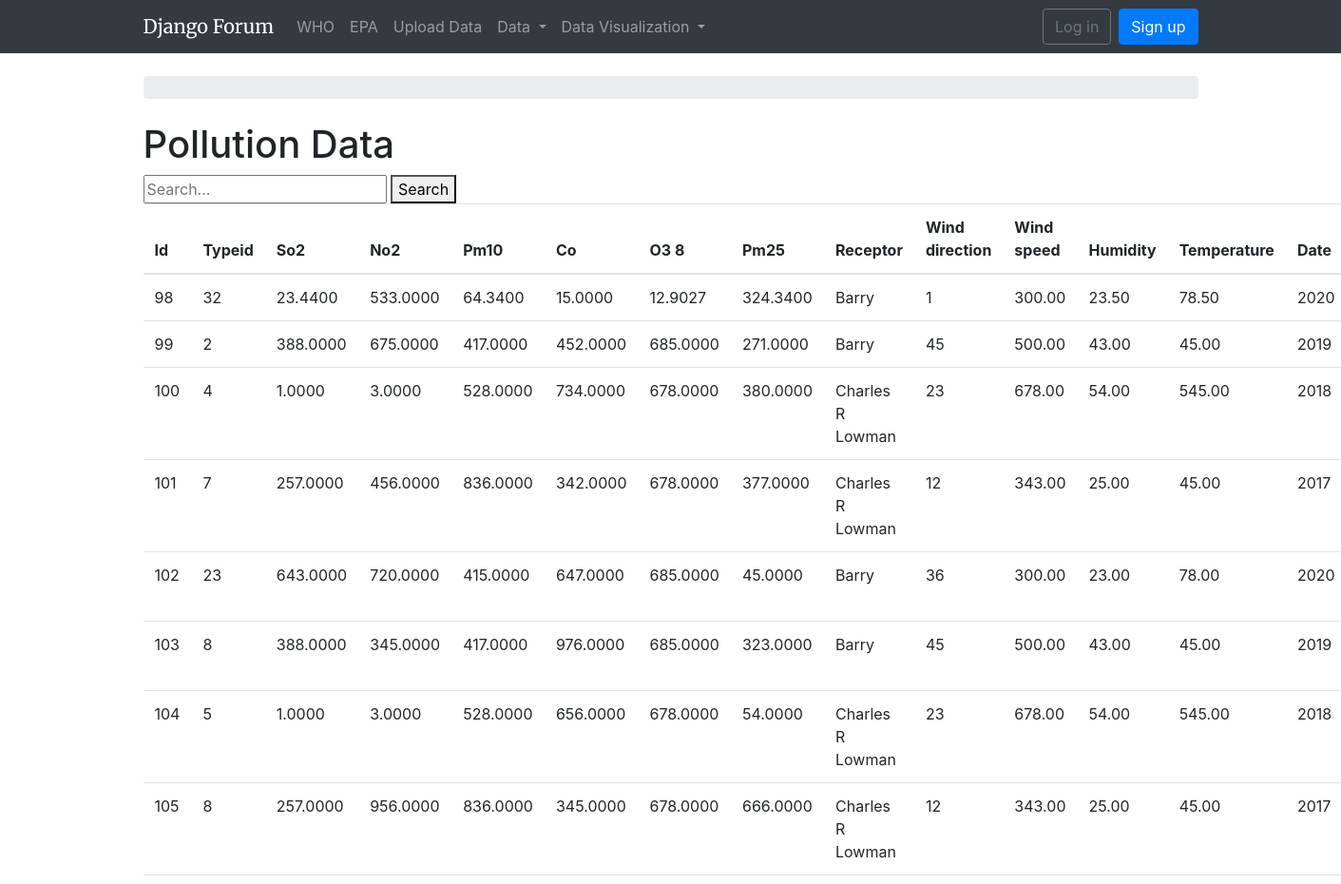
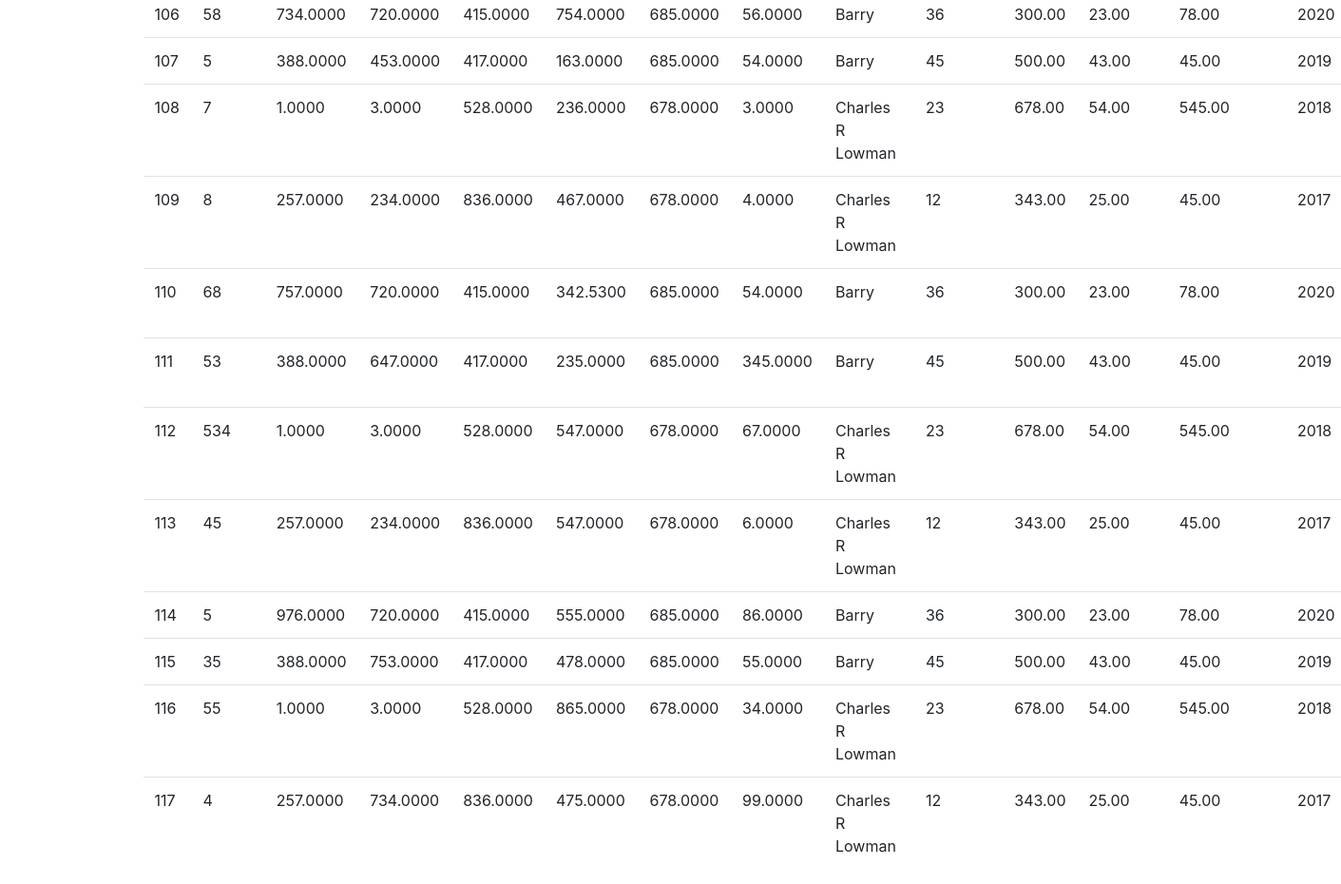
The app's page /pollution/pollution with its own data (2 pictures, top to bottom).
### pollution/models.py (models this page shows)
class PollutionData(models.Model):
	id = models.AutoField(primary_key=True)
	typeid = models.IntegerField()
	so2 = models.DecimalField(max_digits=20, decimal_places=4)
	no2 = models.DecimalField(max_digits=20, decimal_places=4)
	pm10 = models.DecimalField(max_digits=20, decimal_places=4)
	co = models.DecimalField(max_digits=20, decimal_places=4)
	o3_8 = models.DecimalField(max_digits=20, decimal_places=4)
	pm25 = models.DecimalField(max_digits=20, decimal_places=4)
	receptor = models.CharField(max_length=30)
	wind_direction = models.IntegerField()
	wind_speed = models.DecimalField(max_digits=20, decimal_places=2)
	humidity = models.DecimalField(max_digits=20, decimal_places=2)
	temperature = models.DecimalField(max_digits=20, decimal_places=2)
	date = models.IntegerField()
	city = models.CharField(max_length=30)

### pollution/views.py (the view)
# urls.py: path('pollution', views.pollution_table, name='pollution'),
def pollution_table(request):
    if q := request.GET.get('q'):
        try:
            int(q)
            pollution_data = PollutionData.objects.filter(id=q)
        except:
            pollution_data = None
    else:
        pollution_data = PollutionData.objects.all()
    labels = []
    for field in PollutionData._meta.fields:
        labels.append(field.verbose_name.capitalize())
    context = {
        'pollution_data': pollution_data,
        'labels': labels,
    }
    return render(request, 'pollution/pollution_table.html', context)

### templates/pollution/pollution_table.html (shortened to what this page needs)
{% extends 'base.html' %}
{% block content %}
<section id="pollution-data">
  <h1>Pollution Data</h1>
  <div class="pollution-data">
    <div class="pollution-data-header">
      <form class="searchbar" method="GET">
        <input type="text" name="q" placeholder="Search...">
        <button type="submit">Search</button>
      </form>
    </div>
    <div class="pollution-data-table">
          {% if pollution_data %}
      <table class="table">
        <thead>
          <tr>
            {% for label in labels %}
            <th>{{ label }}</th>
            {% endfor %}
          </tr>
        </thead>
        <tbody>
          {% for row in pollution_data %}
          <tr>
            <td>{{ row.id }}</td>
            <td>{{ row.typeid }}</td>
            <td>{{ row.so2 }}</td>
            <td>{{ row.no2 }}</td>
            <td>{{ row.pm10 }}</td>
            <td>{{ row.co }}</td>
            <td>{{ row.o3_8 }}</td>
            <td>{{ row.pm25 }}</td>
            <td>{{ row.receptor }}</td>
            <td>{{ row.wind_direction }}</td>
            <td>{{ row.wind_speed }}</td>
            <td>{{ row.humidity }}</td>
            <td>{{ row.temperature }}</td>
            <td>{{ row.date }}</td>
          </tr>
          {% endfor %}
        </tbody>
      </table>
          {% else %}
            <p>No data to display.</p>
          {% endif %}
    </div>
  </div>
</section>
{% endblock %}

### records on screen
PollutionData: id "98", typeid "32", so2 "23.4400", no2 "533.0000", pm10 "64.3400", co "15.0000", o3_8 "12.9027", pm25 "324.3400", receptor "Barry", wind_direction "1", wind_speed "300.00", humidity "23.50", temperature "78.50", date "2020"
PollutionData: id "99", typeid "2", so2 "388.0000", no2 "675.0000", pm10 "417.0000", co "452.0000", o3_8 "685.0000", pm25 "271.0000", receptor "Barry", wind_direction "45", wind_speed "500.00", humidity "43.00", temperature "45.00", date "2019"
PollutionData: id "100", typeid "4", so2 "1.0000", no2 "3.0000", pm10 "528.0000", co "734.0000", o3_8 "678.0000", pm25 "380.0000", receptor "Charles R Lowman", wind_direction "23", wind_speed "678.00", humidity "54.00", temperature "545.00", date "2018"
PollutionData: id "101", typeid "7", so2 "257.0000", no2 "456.0000", pm10 "836.0000", co "342.0000", o3_8 "678.0000", pm25 "377.0000", receptor "Charles R Lowman", wind_direction "12", wind_speed "343.00", humidity "25.00", temperature "45.00", date "2017"
PollutionData: id "102", typeid "23", so2 "643.0000", no2 "720.0000", pm10 "415.0000", co "647.0000", o3_8 "685.0000", pm25 "45.0000", receptor "Barry", wind_direction "36", wind_speed "300.00", humidity "23.00", temperature "78.00", date "2020"
PollutionData: id "103", typeid "8", so2 "388.0000", no2 "345.0000", pm10 "417.0000", co "976.0000", o3_8 "685.0000", pm25 "323.0000", receptor "Barry", wind_direction "45", wind_speed "500.00", humidity "43.00", temperature "45.00", date "2019"
PollutionData: id "104", typeid "5", so2 "1.0000", no2 "3.0000", pm10 "528.0000", co "656.0000", o3_8 "678.0000", pm25 "54.0000", receptor "Charles R Lowman", wind_direction "23", wind_speed "678.00", humidity "54.00", temperature "545.00", date "2018"
PollutionData: id "105", typeid "8", so2 "257.0000", no2 "956.0000", pm10 "836.0000", co "345.0000", o3_8 "678.0000", pm25 "666.0000", receptor "Charles R Lowman", wind_direction "12", wind_speed "343.00", humidity "25.00", temperature "45.00", date "2017"
PollutionData: id "106", typeid "58", so2 "734.0000", no2 "720.0000", pm10 "415.0000", co "754.0000", o3_8 "685.0000", pm25 "56.0000", receptor "Barry", wind_direction "36", wind_speed "300.00", humidity "23.00", temperature "78.00", date "2020"
PollutionData: id "107", typeid "5", so2 "388.0000", no2 "453.0000", pm10 "417.0000", co "163.0000", o3_8 "685.0000", pm25 "54.0000", receptor "Barry", wind_direction "45", wind_speed "500.00", humidity "43.00", temperature "45.00", date "2019"
PollutionData: id "108", typeid "7", so2 "1.0000", no2 "3.0000", pm10 "528.0000", co "236.0000", o3_8 "678.0000", pm25 "3.0000", receptor "Charles R Lowman", wind_direction "23", wind_speed "678.00", humidity "54.00", temperature "545.00", date "2018"
PollutionData: id "109", typeid "8", so2 "257.0000", no2 "234.0000", pm10 "836.0000", co "467.0000", o3_8 "678.0000", pm25 "4.0000", receptor "Charles R Lowman", wind_direction "12", wind_speed "343.00", humidity "25.00", temperature "45.00", date "2017"
PollutionData: id "110", typeid "68", so2 "757.0000", no2 "720.0000", pm10 "415.0000", co "342.5300", o3_8 "685.0000", pm25 "54.0000", receptor "Barry", wind_direction "36", wind_speed "300.00", humidity "23.00", temperature "78.00", date "2020"
PollutionData: id "111", typeid "53", so2 "388.0000", no2 "647.0000", pm10 "417.0000", co "235.0000", o3_8 "685.0000", pm25 "345.0000", receptor "Barry", wind_direction "45", wind_speed "500.00", humidity "43.00", temperature "45.00", date "2019"
PollutionData: id "112", typeid "534", so2 "1.0000", no2 "3.0000", pm10 "528.0000", co "547.0000", o3_8 "678.0000", pm25 "67.0000", receptor "Charles R Lowman", wind_direction "23", wind_speed "678.00", humidity "54.00", temperature "545.00", date "2018"
PollutionData: id "113", typeid "45", so2 "257.0000", no2 "234.0000", pm10 "836.0000", co "547.0000", o3_8 "678.0000", pm25 "6.0000", receptor "Charles R Lowman", wind_direction "12", wind_speed "343.00", humidity "25.00", temperature "45.00", date "2017"
PollutionData: id "114", typeid "5", so2 "976.0000", no2 "720.0000", pm10 "415.0000", co "555.0000", o3_8 "685.0000", pm25 "86.0000", receptor "Barry", wind_direction "36", wind_speed "300.00", humidity "23.00", temperature "78.00", date "2020"
PollutionData: id "115", typeid "35", so2 "388.0000", no2 "753.0000", pm10 "417.0000", co "478.0000", o3_8 "685.0000", pm25 "55.0000", receptor "Barry", wind_direction "45", wind_speed "500.00", humidity "43.00", temperature "45.00", date "2019"
PollutionData: id "116", typeid "55", so2 "1.0000", no2 "3.0000", pm10 "528.0000", co "865.0000", o3_8 "678.0000", pm25 "34.0000", receptor "Charles R Lowman", wind_direction "23", wind_speed "678.00", humidity "54.00", temperature "545.00", date "2018"
PollutionData: id "117", typeid "4", so2 "257.0000", no2 "734.0000", pm10 "836.0000", co "475.0000", o3_8 "678.0000", pm25 "99.0000", receptor "Charles R Lowman", wind_direction "12", wind_speed "343.00", humidity "25.00", temperature "45.00", date "2017"

### other values on screen
{{ label }} "Id" "Typeid" "So2" "No2" "Pm10" "Co" "O3 8" "Pm25" "Receptor" "Wind direction" "Wind speed" "Humidity" "Temperature" "Date"
